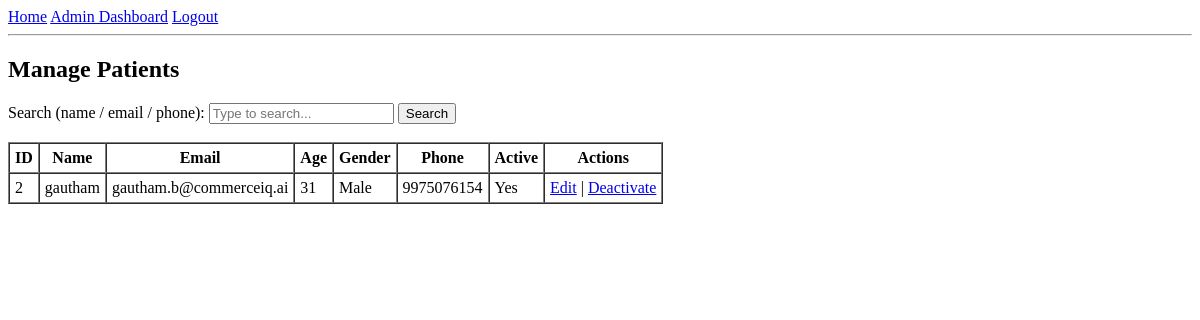
/admin/patients (signed in), run on an earlier commit of the app's database.
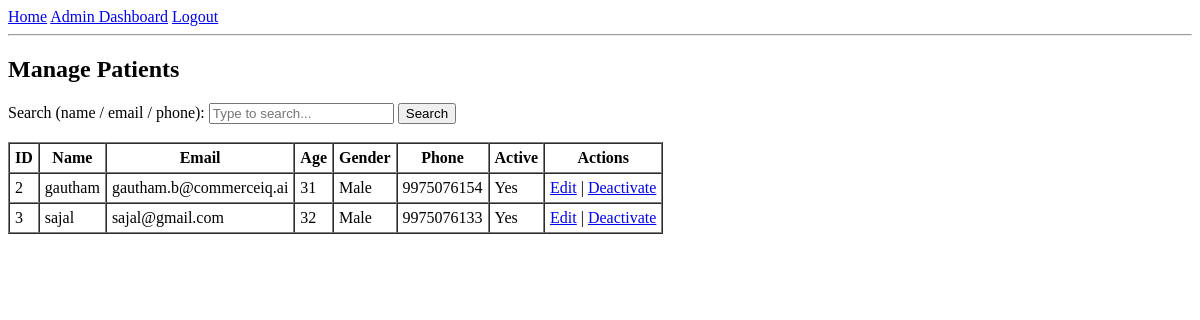
And on a later commit of the database.
### app.py (models this page shows, shortened)
class User(UserMixin, db.Model):
    id = db.Column(db.Integer, primary_key=True)
    name = db.Column(db.String(120), nullable=False)
    email = db.Column(db.String(120), unique=True, nullable=False)
    password_hash = db.Column(db.String(255), nullable=False)
    role = db.Column(db.String(20), nullable=False)  # admin / doctor / patient
    specialization = db.Column(db.String(120))  # for doctors
    age = db.Column(db.Integer)                 # for patients
    gender = db.Column(db.String(10))          # for patients
    phone = db.Column(db.String(50))           # for patients
    address = db.Column(db.String(255))        # for patients
    is_active_flag = db.Column(db.Boolean, default=True)

### app.py (the view, shortened to what this page needs)
@app.route("/admin/patients")
@login_required
def admin_patients():
    if current_user.role != "admin":
        flash("Unauthorized access", "danger")
        return redirect(url_for("index"))
    q = request.args.get("q", "").strip()
    query = User.query.filter_by(role="patient")
    patients = query.order_by(User.id.asc()).all()
    return render_template("admin_patients.html", patients=patients, q=q)

### app.py (called while the page is built)
@login_manager.user_loader
def load_user(user_id):
    return User.query.get(int(user_id))

### templates/admin_patients.html (shortened to what this page needs)
{% extends "base.html" %}
{% block content %}
<h2>Manage Patients</h2>
<form method="get">
    <label>Search (name / email / phone):</label>
    <input type="text" name="q" value="{{ q }}" placeholder="Type to search...">
    <button type="submit">Search</button>
</form>
<br>
<table border="1" cellpadding="5" cellspacing="0">
    <tr>
        <th>ID</th>
        <th>Name</th>
        <th>Email</th>
        <th>Age</th>
        <th>Gender</th>
        <th>Phone</th>
        <th>Active</th>
        <th>Actions</th>
    </tr>
    {% for p in patients %}
    <tr>
        <td>{{ p.id }}</td>
        <td>{{ p.name }}</td>
        <td>{{ p.email }}</td>
        <td>{{ p.age or '-' }}</td>
        <td>{{ p.gender or '-' }}</td>
        <td>{{ p.phone or '-' }}</td>
        <td>{{ 'Yes' if p.is_active_flag else 'No' }}</td>
        <td>
    <a href="{{ url_for('admin_edit_patient', patient_id=p.id) }}">Edit</a> |
    <a href="{{ url_for('admin_toggle_patient_active', patient_id=p.id) }}">
        {{ 'Deactivate' if p.is_active_flag else 'Activate' }}
    </a>
</td>
    </tr>
    {% else %}
    <tr>
        <td colspan="8">No patients found.</td>
    </tr>
    {% endfor %}
</table>
{% endblock %}

What changed in the data, as far as the page shows it:
added User: id "3", name "sajal", email "sajal@gmail.com", age "32", gender "Male", phone "9975076133", is_active_flag "Yes", is_active_flag "Deactivate"
